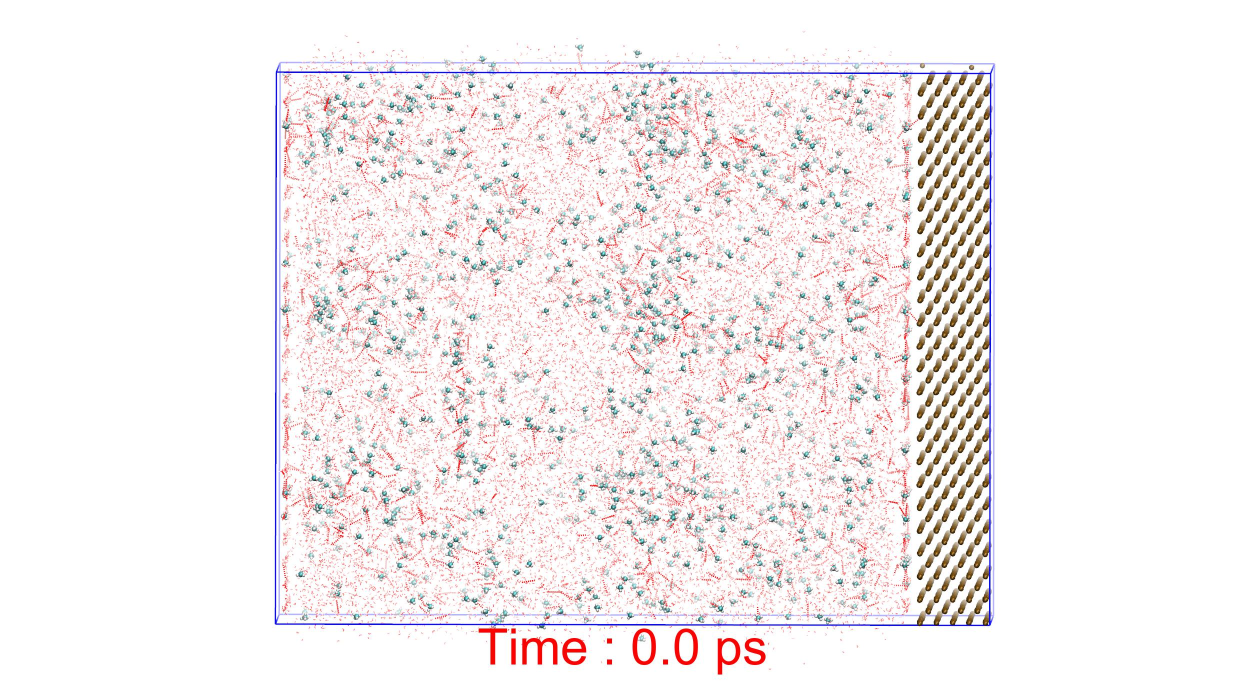
#> input picture 0.jpg, 2490 x 1376 px, given in place of 4p_5th_hetero.0.ppm, which was not available (shown at 1/2 size)
$ python try1.py
#> lines starting #> are read from the running program, lines starting #| are printed output that depends on the picture
# -*- coding: utf-8 -*-
"""
Created on Wed Nov  8 11:17:28 2023

@author: Xavier
"""

from PIL import Image, ImageDraw, ImageFont
import cv2

name='picturedata/4p_5th_hetero.0000'
movie=[]


for i in range(10):
	img=Image.open('picturedata/4p_5th_hetero.{}.ppm'.format(i))
#> img is the input picture: PIL image 2490x1376 RGB; mean R, G, B 244.5, 239.5, 239.9
	lengx,lengy=img.size
#> lengx = 2490; lengy = 1376
	draw=ImageDraw.Draw(img)
	fon = ImageFont.truetype("arial.ttf", 100)
	tex='Time : {} ps'.format(round(0.1*i,5))
	w=fon.getlength(tex)
	draw.text(xy=((lengx-w)/2,lengy*18/20),text=tex,fill='red',font=fon)
	img.save('{}.jpg'.format(i))
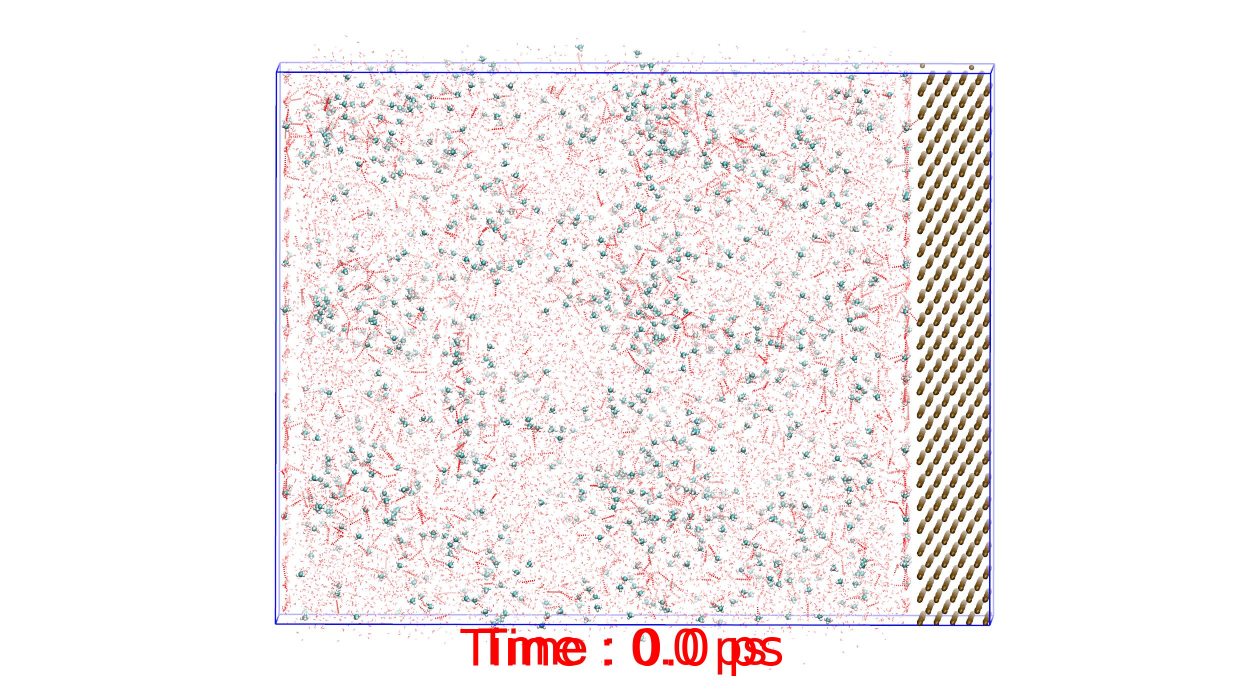
#> saved as 0.jpg: PIL image 2490x1376 RGB (shown at 1/2 size); mean R, G, B 244.5, 238.9, 239.3
	movie.append('{}.jpg'.format(i))
#> pass 2 of the loop `for i in range(10):`:
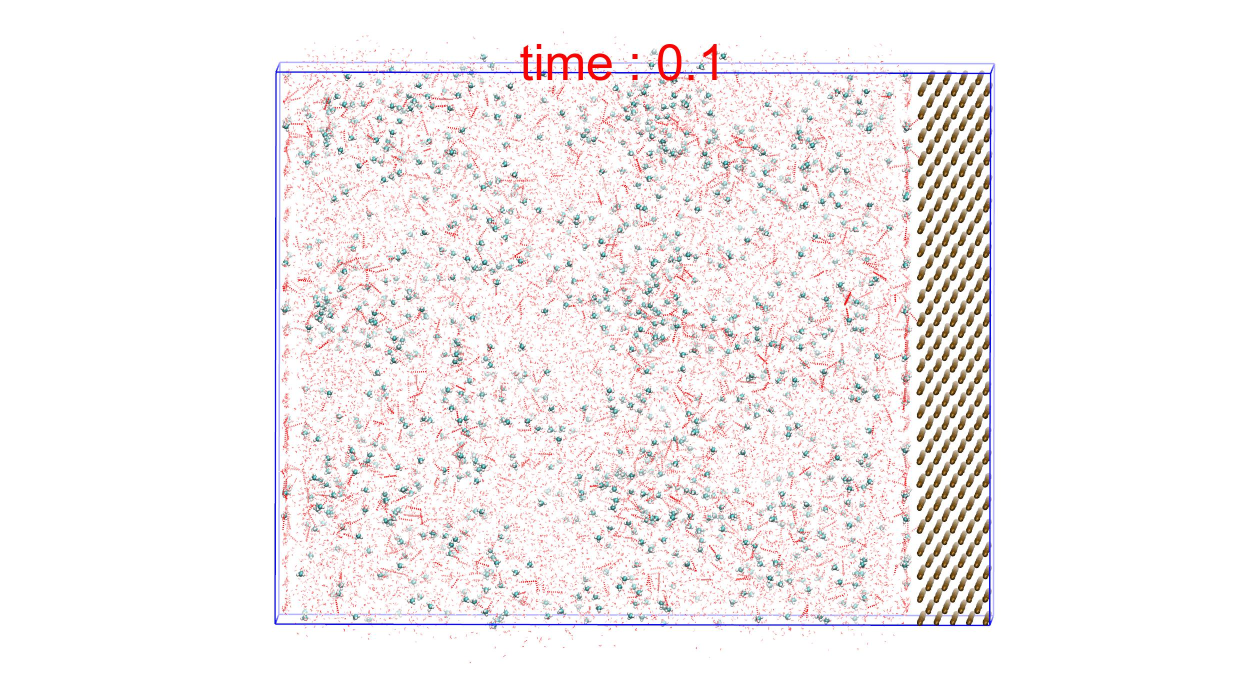
#> input picture 1.jpg, 2490 x 1376 px, given in place of 4p_5th_hetero.1.ppm, which was not available (shown at 1/2 size)
#> img is the input picture: PIL image 2490x1376 RGB; mean R, G, B 244.7, 240.1, 240.5
#> `img.save('{}.jpg'.format(i))`:
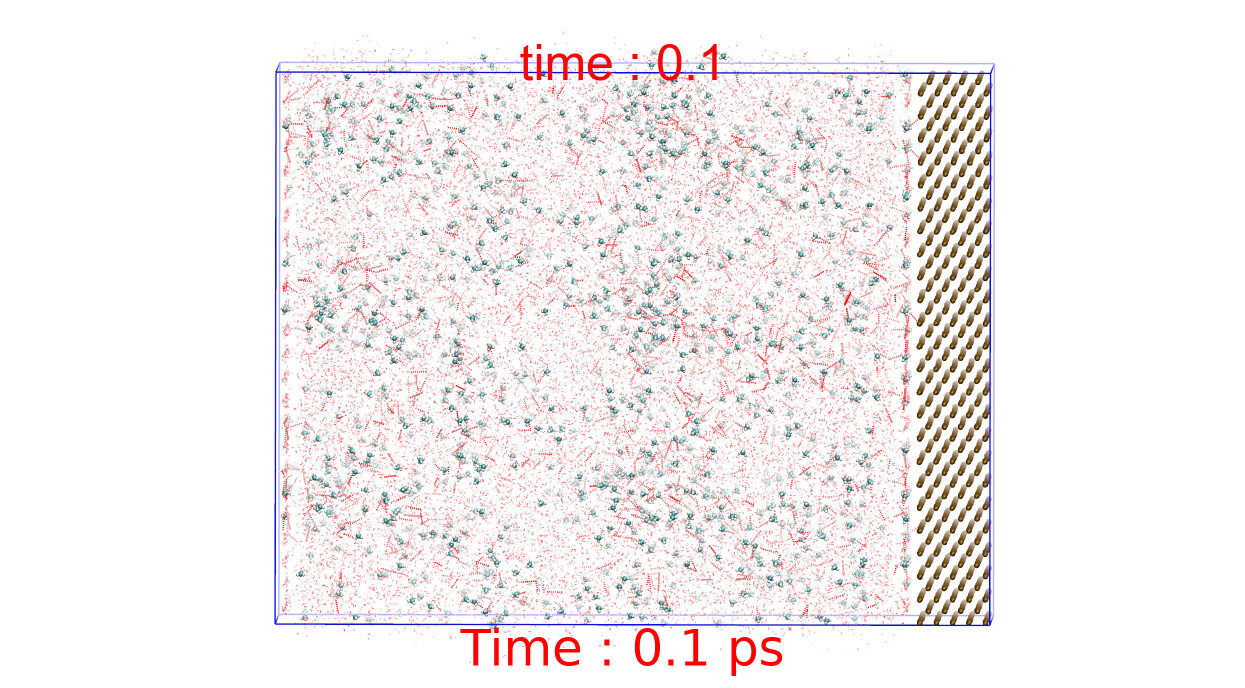
#> saved as 1.jpg: PIL image 2490x1376 RGB (shown at 1/2 size); mean R, G, B 244.7, 239.3, 239.7
#> (the run stopped early here; a loop or call above may not have finished)
